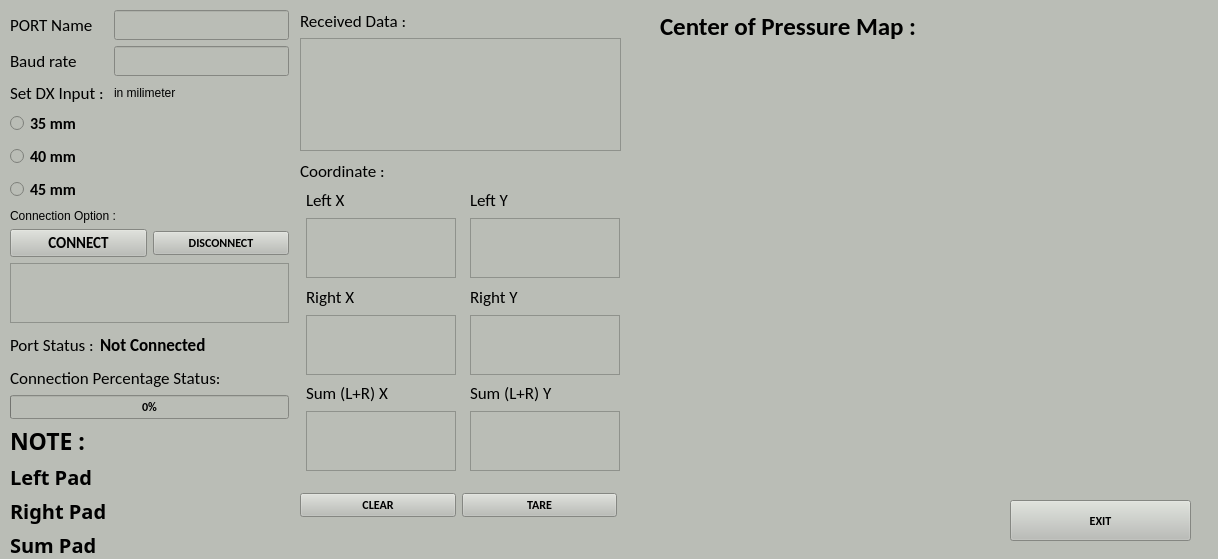
<?xml version="1.0" encoding="UTF-8"?>
<ui version="4.0">
 <class>copgui</class>
 <widget class="QMainWindow" name="copgui">
  <property name="geometry">
   <rect>
    <x>0</x>
    <y>0</y>
    <width>1218</width>
    <height>559</height>
   </rect>
  </property>
  <property name="windowTitle">
   <string>Center of Pressure </string>
  </property>
  <property name="windowIcon">
   <iconset>
    <normaloff>picture/LOGO B7.png</normaloff>picture/LOGO B7.png</iconset>
  </property>
  <property name="statusTip">
   <string>DonnyPH @2022</string>
  </property>
  <property name="whatsThis">
   <string>Center of Pressure</string>
  </property>
  <widget class="QWidget" name="centralwidget">
   <property name="maximumSize">
    <size>
     <width>16777215</width>
     <height>16777215</height>
    </size>
   </property>
   <property name="autoFillBackground">
    <bool>false</bool>
   </property>
   <property name="styleSheet">
    <string notr="true">background-color : rgb(186, 189, 182)</string>
   </property>
   <widget class="QWidget" name="gridLayoutWidget">
    <property name="geometry">
     <rect>
      <x>300</x>
      <y>10</y>
      <width>321</width>
      <height>141</height>
     </rect>
    </property>
    <layout class="QGridLayout" name="gridLayout">
     <item row="0" column="0">
      <widget class="QLabel" name="label_5">
       <property name="font">
        <font>
         <family>Carlito</family>
         <pointsize>13</pointsize>
        </font>
       </property>
       <property name="text">
        <string>Received Data :</string>
       </property>
      </widget>
     </item>
     <item row="1" column="0">
      <widget class="QTextEdit" name="textEdit">
       <property name="maximumSize">
        <size>
         <width>16777215</width>
         <height>120</height>
        </size>
       </property>
       <property name="font">
        <font>
         <family>Carlito</family>
         <pointsize>14</pointsize>
         <weight>75</weight>
         <bold>true</bold>
        </font>
       </property>
      </widget>
     </item>
    </layout>
   </widget>
   <widget class="QWidget" name="verticalLayoutWidget_2">
    <property name="geometry">
     <rect>
      <x>300</x>
      <y>160</y>
      <width>321</width>
      <height>311</height>
     </rect>
    </property>
    <layout class="QVBoxLayout" name="verticalLayout">
     <item>
      <layout class="QVBoxLayout" name="verticalLayout_3">
       <item>
        <widget class="QLabel" name="label_15">
         <property name="font">
          <font>
           <family>Carlito</family>
           <pointsize>13</pointsize>
          </font>
         </property>
         <property name="text">
          <string>Coordinate :</string>
         </property>
        </widget>
       </item>
       <item>
        <layout class="QHBoxLayout" name="horizontalLayout_3">
         <item>
          <layout class="QFormLayout" name="formLayout_6">
           <item row="0" column="1">
            <widget class="QLabel" name="label_6">
             <property name="font">
              <font>
               <family>Carlito</family>
               <pointsize>13</pointsize>
              </font>
             </property>
             <property name="text">
              <string>Left X</string>
             </property>
            </widget>
           </item>
           <item row="1" column="1">
            <widget class="QTextBrowser" name="textBrowser">
             <property name="maximumSize">
              <size>
               <width>150</width>
               <height>60</height>
              </size>
             </property>
             <property name="font">
              <font>
               <family>Carlito</family>
               <pointsize>15</pointsize>
               <weight>75</weight>
               <bold>true</bold>
              </font>
             </property>
            </widget>
           </item>
           <item row="2" column="1">
            <widget class="QLabel" name="label_7">
             <property name="font">
              <font>
               <family>Carlito</family>
               <pointsize>13</pointsize>
              </font>
             </property>
             <property name="text">
              <string>Right X</string>
             </property>
            </widget>
           </item>
           <item row="3" column="1">
            <widget class="QTextBrowser" name="textBrowser_2">
             <property name="maximumSize">
              <size>
               <width>150</width>
               <height>60</height>
              </size>
             </property>
             <property name="font">
              <font>
               <family>Carlito</family>
               <pointsize>15</pointsize>
               <weight>75</weight>
               <bold>true</bold>
              </font>
             </property>
            </widget>
           </item>
           <item row="4" column="1">
            <widget class="QLabel" name="label_8">
             <property name="font">
              <font>
               <family>Carlito</family>
               <pointsize>13</pointsize>
              </font>
             </property>
             <property name="text">
              <string>Sum (L+R) X </string>
             </property>
            </widget>
           </item>
           <item row="5" column="1">
            <widget class="QTextBrowser" name="textBrowser_3">
             <property name="maximumSize">
              <size>
               <width>150</width>
               <height>60</height>
              </size>
             </property>
             <property name="font">
              <font>
               <family>Carlito</family>
               <pointsize>15</pointsize>
               <weight>75</weight>
               <bold>true</bold>
              </font>
             </property>
            </widget>
           </item>
          </layout>
         </item>
         <item>
          <layout class="QFormLayout" name="formLayout_7">
           <item row="1" column="1">
            <widget class="QTextBrowser" name="textBrowser_4">
             <property name="maximumSize">
              <size>
               <width>150</width>
               <height>60</height>
              </size>
             </property>
             <property name="font">
              <font>
               <family>Carlito</family>
               <pointsize>15</pointsize>
               <weight>75</weight>
               <bold>true</bold>
              </font>
             </property>
            </widget>
           </item>
           <item row="3" column="1">
            <widget class="QTextBrowser" name="textBrowser_5">
             <property name="maximumSize">
              <size>
               <width>150</width>
               <height>60</height>
              </size>
             </property>
             <property name="font">
              <font>
               <family>Carlito</family>
               <pointsize>15</pointsize>
               <weight>75</weight>
               <bold>true</bold>
              </font>
             </property>
            </widget>
           </item>
           <item row="5" column="1">
            <widget class="QTextBrowser" name="textBrowser_6">
             <property name="maximumSize">
              <size>
               <width>150</width>
               <height>60</height>
              </size>
             </property>
             <property name="font">
              <font>
               <family>Carlito</family>
               <pointsize>15</pointsize>
               <weight>75</weight>
               <bold>true</bold>
              </font>
             </property>
            </widget>
           </item>
           <item row="4" column="1">
            <widget class="QLabel" name="label_14">
             <property name="font">
              <font>
               <family>Carlito</family>
               <pointsize>13</pointsize>
              </font>
             </property>
             <property name="text">
              <string>Sum (L+R) Y</string>
             </property>
            </widget>
           </item>
           <item row="2" column="1">
            <widget class="QLabel" name="label_13">
             <property name="font">
              <font>
               <family>Carlito</family>
               <pointsize>13</pointsize>
              </font>
             </property>
             <property name="text">
              <string>Right Y</string>
             </property>
            </widget>
           </item>
           <item row="0" column="1">
            <widget class="QLabel" name="label_12">
             <property name="font">
              <font>
               <family>Carlito</family>
               <pointsize>13</pointsize>
              </font>
             </property>
             <property name="text">
              <string>Left Y</string>
             </property>
            </widget>
           </item>
          </layout>
         </item>
        </layout>
       </item>
      </layout>
     </item>
    </layout>
   </widget>
   <widget class="QWidget" name="verticalLayoutWidget_3">
    <property name="geometry">
     <rect>
      <x>660</x>
      <y>10</y>
      <width>354</width>
      <height>32</height>
     </rect>
    </property>
    <layout class="QVBoxLayout" name="verticalLayout_2">
     <item>
      <widget class="QLabel" name="label_9">
       <property name="font">
        <font>
         <family>Carlito</family>
         <pointsize>19</pointsize>
         <weight>75</weight>
         <italic>false</italic>
         <bold>true</bold>
        </font>
       </property>
       <property name="text">
        <string>Center of Pressure Map :</string>
       </property>
      </widget>
     </item>
    </layout>
   </widget>
   <widget class="QLabel" name="image35">
    <property name="geometry">
     <rect>
      <x>660</x>
      <y>50</y>
      <width>511</width>
      <height>421</height>
     </rect>
    </property>
    <property name="text">
     <string/>
    </property>
    <property name="pixmap">
     <pixmap>image/map 35 mm big box.jpg</pixmap>
    </property>
   </widget>
   <widget class="QLabel" name="image40">
    <property name="geometry">
     <rect>
      <x>660</x>
      <y>50</y>
      <width>521</width>
      <height>421</height>
     </rect>
    </property>
    <property name="text">
     <string/>
    </property>
    <property name="pixmap">
     <pixmap>image/map 40 mm big box.jpg</pixmap>
    </property>
   </widget>
   <widget class="QWidget" name="horizontalLayoutWidget_2">
    <property name="geometry">
     <rect>
      <x>1010</x>
      <y>500</y>
      <width>181</width>
      <height>41</height>
     </rect>
    </property>
    <layout class="QHBoxLayout" name="horizontalLayout_6">
     <item>
      <widget class="QPushButton" name="quitbutton">
       <property name="maximumSize">
        <size>
         <width>16777215</width>
         <height>50</height>
        </size>
       </property>
       <property name="font">
        <font>
         <family>Carlito</family>
         <weight>75</weight>
         <italic>false</italic>
         <bold>true</bold>
        </font>
       </property>
       <property name="styleSheet">
        <string notr="true"/>
       </property>
       <property name="text">
        <string>EXIT</string>
       </property>
       <property name="icon">
        <iconset theme="exit">
         <normaloff>.</normaloff>.</iconset>
       </property>
      </widget>
     </item>
    </layout>
   </widget>
   <widget class="QWidget" name="verticalLayoutWidget">
    <property name="geometry">
     <rect>
      <x>10</x>
      <y>10</y>
      <width>279</width>
      <height>549</height>
     </rect>
    </property>
    <layout class="QVBoxLayout" name="verticalLayout_4">
     <item>
      <layout class="QFormLayout" name="formLayout">
       <item row="0" column="0">
        <widget class="QLabel" name="portlabel">
         <property name="font">
          <font>
           <family>Carlito</family>
           <pointsize>13</pointsize>
          </font>
         </property>
         <property name="text">
          <string>PORT Name</string>
         </property>
        </widget>
       </item>
       <item row="1" column="0">
        <widget class="QLabel" name="baudratelabel">
         <property name="font">
          <font>
           <family>Carlito</family>
           <pointsize>13</pointsize>
          </font>
         </property>
         <property name="text">
          <string>Baud rate</string>
         </property>
        </widget>
       </item>
       <item row="2" column="0">
        <widget class="QLabel" name="label_16">
         <property name="font">
          <font>
           <family>Carlito</family>
           <pointsize>13</pointsize>
          </font>
         </property>
         <property name="text">
          <string>Set DX Input : </string>
         </property>
        </widget>
       </item>
       <item row="6" column="0" colspan="2">
        <widget class="QLabel" name="label_3">
         <property name="text">
          <string>Connection Option :</string>
         </property>
        </widget>
       </item>
       <item row="7" column="0" colspan="2">
        <layout class="QHBoxLayout" name="horizontalLayout_2">
         <item>
          <widget class="QPushButton" name="connectButton">
           <property name="font">
            <font>
             <family>Carlito</family>
             <pointsize>11</pointsize>
             <weight>75</weight>
             <italic>false</italic>
             <bold>true</bold>
            </font>
           </property>
           <property name="text">
            <string>CONNECT</string>
           </property>
           <property name="icon">
            <iconset>
             <normaloff>image/connect-icon.png</normaloff>image/connect-icon.png</iconset>
           </property>
           <property name="iconSize">
            <size>
             <width>16</width>
             <height>16</height>
            </size>
           </property>
          </widget>
         </item>
         <item>
          <widget class="QPushButton" name="disconnectButton">
           <property name="font">
            <font>
             <family>Carlito</family>
             <weight>75</weight>
             <italic>false</italic>
             <bold>true</bold>
            </font>
           </property>
           <property name="text">
            <string>DISCONNECT</string>
           </property>
           <property name="icon">
            <iconset>
             <normaloff>image/disconnect-icon.png</normaloff>image/disconnect-icon.png</iconset>
           </property>
          </widget>
         </item>
        </layout>
       </item>
       <item row="9" column="0" colspan="2">
        <layout class="QFormLayout" name="formLayout_2">
         <item row="1" column="0" colspan="2">
          <widget class="QTextEdit" name="textEdit_2">
           <property name="maximumSize">
            <size>
             <width>16777215</width>
             <height>60</height>
            </size>
           </property>
           <property name="font">
            <font>
             <family>Carlito</family>
             <pointsize>16</pointsize>
             <weight>75</weight>
             <bold>true</bold>
            </font>
           </property>
          </widget>
         </item>
         <item row="2" column="0">
          <widget class="QLabel" name="label">
           <property name="font">
            <font>
             <family>Carlito</family>
             <pointsize>13</pointsize>
            </font>
           </property>
           <property name="text">
            <string>Port Status :</string>
           </property>
          </widget>
         </item>
         <item row="2" column="1">
          <widget class="QLabel" name="label_2">
           <property name="font">
            <font>
             <family>Carlito</family>
             <pointsize>13</pointsize>
             <weight>75</weight>
             <bold>true</bold>
            </font>
           </property>
           <property name="text">
            <string>Not Connected</string>
           </property>
          </widget>
         </item>
        </layout>
       </item>
       <item row="10" column="0" colspan="2">
        <widget class="QLabel" name="label_4">
         <property name="font">
          <font>
           <family>Carlito</family>
           <pointsize>13</pointsize>
           <weight>50</weight>
           <bold>false</bold>
          </font>
         </property>
         <property name="text">
          <string>Connection Percentage Status:</string>
         </property>
        </widget>
       </item>
       <item row="11" column="0" colspan="2">
        <widget class="QProgressBar" name="progressBar">
         <property name="font">
          <font>
           <family>Carlito</family>
           <weight>75</weight>
           <italic>false</italic>
           <bold>true</bold>
          </font>
         </property>
         <property name="value">
          <number>0</number>
         </property>
        </widget>
       </item>
       <item row="2" column="1">
        <layout class="QGridLayout" name="gridLayout_2">
         <item row="0" column="0">
          <widget class="QLabel" name="label_10">
           <property name="text">
            <string>in milimeter</string>
           </property>
          </widget>
         </item>
        </layout>
       </item>
       <item row="3" column="0">
        <widget class="QRadioButton" name="button35">
         <property name="font">
          <font>
           <family>Carlito</family>
           <pointsize>12</pointsize>
           <weight>75</weight>
           <bold>true</bold>
          </font>
         </property>
         <property name="text">
          <string>35 mm</string>
         </property>
        </widget>
       </item>
       <item row="4" column="0">
        <widget class="QRadioButton" name="button40">
         <property name="font">
          <font>
           <family>Carlito</family>
           <pointsize>12</pointsize>
           <weight>75</weight>
           <bold>true</bold>
          </font>
         </property>
         <property name="text">
          <string>40 mm</string>
         </property>
        </widget>
       </item>
       <item row="5" column="0">
        <widget class="QRadioButton" name="button45">
         <property name="font">
          <font>
           <family>Carlito</family>
           <pointsize>12</pointsize>
           <weight>75</weight>
           <bold>true</bold>
          </font>
         </property>
         <property name="text">
          <string>45 mm</string>
         </property>
        </widget>
       </item>
       <item row="12" column="0" colspan="2">
        <layout class="QFormLayout" name="formLayout_3">
         <item row="0" column="0">
          <widget class="QLabel" name="label_11">
           <property name="font">
            <font>
             <family>Abyssinica SIL</family>
             <pointsize>17</pointsize>
             <weight>75</weight>
             <bold>true</bold>
            </font>
           </property>
           <property name="text">
            <string>NOTE :</string>
           </property>
          </widget>
         </item>
         <item row="1" column="1">
          <widget class="QLabel" name="label_18">
           <property name="text">
            <string/>
           </property>
           <property name="pixmap">
            <pixmap>image/Lcenter.png</pixmap>
           </property>
          </widget>
         </item>
         <item row="2" column="0">
          <widget class="QLabel" name="label_19">
           <property name="font">
            <font>
             <family>Abyssinica SIL</family>
             <pointsize>15</pointsize>
             <weight>75</weight>
             <bold>true</bold>
            </font>
           </property>
           <property name="text">
            <string>Right Pad </string>
           </property>
          </widget>
         </item>
         <item row="1" column="0">
          <widget class="QLabel" name="label_17">
           <property name="font">
            <font>
             <family>Abyssinica SIL</family>
             <pointsize>15</pointsize>
             <weight>75</weight>
             <bold>true</bold>
            </font>
           </property>
           <property name="text">
            <string>Left Pad      </string>
           </property>
          </widget>
         </item>
         <item row="2" column="1">
          <widget class="QLabel" name="label_20">
           <property name="text">
            <string/>
           </property>
           <property name="pixmap">
            <pixmap>image/Rcenter.png</pixmap>
           </property>
          </widget>
         </item>
         <item row="3" column="0">
          <widget class="QLabel" name="label_21">
           <property name="font">
            <font>
             <family>Abyssinica SIL</family>
             <pointsize>15</pointsize>
             <weight>75</weight>
             <bold>true</bold>
            </font>
           </property>
           <property name="text">
            <string>Sum Pad</string>
           </property>
          </widget>
         </item>
         <item row="3" column="1">
          <widget class="QLabel" name="label_22">
           <property name="text">
            <string/>
           </property>
           <property name="pixmap">
            <pixmap>image/Scenter.png</pixmap>
           </property>
          </widget>
         </item>
        </layout>
       </item>
       <item row="1" column="1">
        <widget class="QLineEdit" name="lineEdit">
         <property name="font">
          <font>
           <family>Carlito</family>
           <pointsize>13</pointsize>
           <weight>75</weight>
           <bold>true</bold>
          </font>
         </property>
         <property name="text">
          <string/>
         </property>
        </widget>
       </item>
       <item row="0" column="1">
        <widget class="QLineEdit" name="lineEdit_2">
         <property name="font">
          <font>
           <family>Carlito</family>
           <pointsize>13</pointsize>
           <weight>75</weight>
           <bold>true</bold>
          </font>
         </property>
        </widget>
       </item>
      </layout>
     </item>
    </layout>
   </widget>
   <widget class="QLabel" name="image45">
    <property name="enabled">
     <bool>true</bool>
    </property>
    <property name="geometry">
     <rect>
      <x>660</x>
      <y>50</y>
      <width>531</width>
      <height>421</height>
     </rect>
    </property>
    <property name="text">
     <string/>
    </property>
    <property name="pixmap">
     <pixmap>image/map 45mm big box.jpg</pixmap>
    </property>
   </widget>
   <widget class="QLabel" name="Lcenter">
    <property name="geometry">
     <rect>
      <x>660</x>
      <y>412</y>
      <width>20</width>
      <height>20</height>
     </rect>
    </property>
    <property name="text">
     <string/>
    </property>
    <property name="pixmap">
     <pixmap>image/Lcenter.png</pixmap>
    </property>
   </widget>
   <widget class="QLabel" name="Rcenter">
    <property name="geometry">
     <rect>
      <x>660</x>
      <y>412</y>
      <width>20</width>
      <height>20</height>
     </rect>
    </property>
    <property name="text">
     <string/>
    </property>
    <property name="pixmap">
     <pixmap>image/Rcenter.png</pixmap>
    </property>
   </widget>
   <widget class="QLabel" name="Scenter">
    <property name="geometry">
     <rect>
      <x>660</x>
      <y>412</y>
      <width>20</width>
      <height>20</height>
     </rect>
    </property>
    <property name="styleSheet">
     <string notr="true"/>
    </property>
    <property name="text">
     <string/>
    </property>
    <property name="pixmap">
     <pixmap>image/Scenter.png</pixmap>
    </property>
   </widget>
   <widget class="QLabel" name="textnoimage">
    <property name="geometry">
     <rect>
      <x>770</x>
      <y>210</y>
      <width>301</width>
      <height>101</height>
     </rect>
    </property>
    <property name="font">
     <font>
      <family>Carlito</family>
      <pointsize>22</pointsize>
      <weight>75</weight>
      <italic>false</italic>
      <bold>true</bold>
     </font>
    </property>
    <property name="text">
     <string>Set DX Input to load map</string>
    </property>
   </widget>
   <widget class="QWidget" name="layoutWidget">
    <property name="geometry">
     <rect>
      <x>300</x>
      <y>490</y>
      <width>317</width>
      <height>31</height>
     </rect>
    </property>
    <layout class="QHBoxLayout" name="horizontalLayout_4">
     <item>
      <widget class="QPushButton" name="pushButton_3">
       <property name="font">
        <font>
         <family>Carlito</family>
         <weight>75</weight>
         <italic>false</italic>
         <bold>true</bold>
        </font>
       </property>
       <property name="text">
        <string>CLEAR</string>
       </property>
      </widget>
     </item>
     <item>
      <widget class="QPushButton" name="pushButton_4">
       <property name="font">
        <font>
         <family>Carlito</family>
         <weight>75</weight>
         <italic>false</italic>
         <bold>true</bold>
        </font>
       </property>
       <property name="text">
        <string>TARE</string>
       </property>
      </widget>
     </item>
    </layout>
   </widget>
   <zorder>textnoimage</zorder>
   <zorder>image45</zorder>
   <zorder>gridLayoutWidget</zorder>
   <zorder>verticalLayoutWidget_2</zorder>
   <zorder>verticalLayoutWidget_3</zorder>
   <zorder>horizontalLayoutWidget_2</zorder>
   <zorder>verticalLayoutWidget</zorder>
   <zorder>image40</zorder>
   <zorder>image35</zorder>
   <zorder>Lcenter</zorder>
   <zorder>Rcenter</zorder>
   <zorder>Scenter</zorder>
   <zorder>layoutWidget</zorder>
  </widget>
 </widget>
 <resources/>
 <connections/>
</ui>
